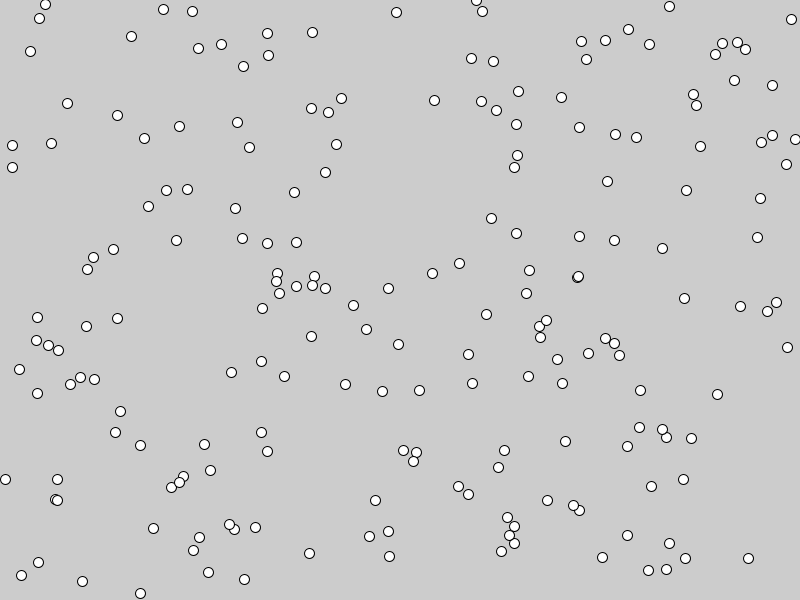
Frame 1 (no input)
Frame 60 (the mouse pressed at the canvas centre just before this capture): identical to frame 1, image omitted
Frame 120 (the mouse held since frame 60 and released just before this capture): identical to frame 1, image omitted

The Processing sketch that drew this single still picture (run headless with seeded random() and noise(); from frame 60 on, the mouse is pressed at the canvas centre):

// Processing sketch: Veroni
// ── Veroni.pde
int n = 200;
int r = 5;
VeroniC test;

class VeroniC {
  
  Point[] points = new Point[n];
  int[][] pArray;
  
  VeroniC() {
    for (int x=0;x<n;x++) {
      points[x] =new Point(int(random(width)), int(random(height)));
    }
    
    pArray = new int[width][height];
    
  }
  
  void drawPoints() {
    for (int x=0;x<n;x++) {
      points[x].draw();
    }
  }
  
  void connect() {
    for (int x=0; x<width; x++) {
      for (int y=0; y<height; y++) {
        ArrayList distances = new ArrayList(n);
        float[] minIndex = {0, 100000};
        for (int p=0;p<n;p++) {
          distances.add(distance(new Point(x, y), points[p]));
          if ((float) distances.get(p) < minIndex[1]) {
            minIndex[0] = p;
            minIndex[1] = (float) distances.get(p);
          }
        }
        for (int p=0;p<n;p++) {
          
        }
      }
    }
  }
  
  void render() {
    loadPixels();
    for (int x=0;x<width;x++) {
      for (int y=0;y<height;y++) {
        pixels[x + y * width] = color(pArray[x][y]); 
      }
    }
    updatePixels();
  }
  
}

class Point {
  int x, y;
  
  Point(int tx, int ty) {
    x = tx;
    y = ty;
  }
  
  void draw() {
    ellipse(x, y, 2*r, 2*r);
  }
  
  Boolean selected() {
    float d = sqrt((x-mouseX)*(x-mouseX) + (y-mouseY)*(y-mouseY));
    if (d<r) {
      return true;
    } else {
      return false;
    }
  }
}

float distance(Point p1, Point p2) {
  float a = p1.x-p2.x;
  float b = p1.y-p2.y;
  return sqrt(a*a+b*b);
}

void setup() {
  size(800, 600);
  
  test = new VeroniC();
  test.drawPoints();
  test.connect();
}

void draw() {
  
}

void keyPressed() {
  if (key == ' ') {
    background(255);
    test = new VeroniC();
    test.drawPoints();
    test.connect();
  }
}
